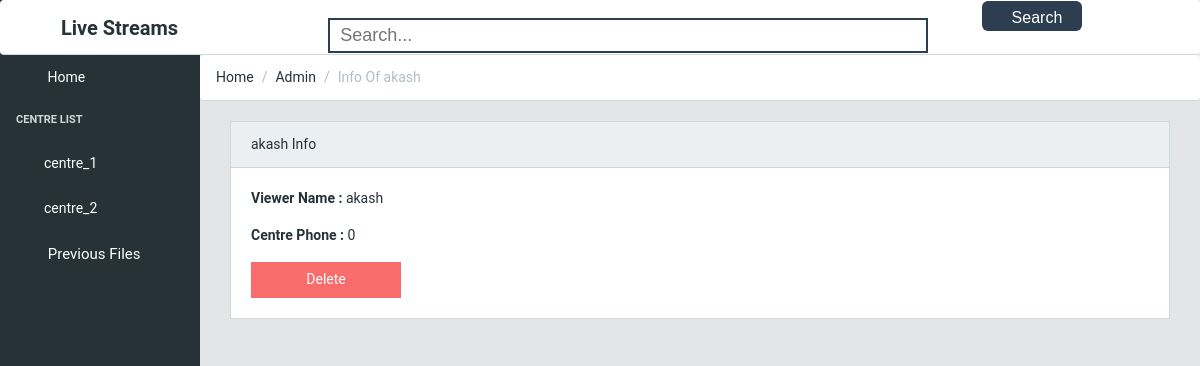
/viewerInfo1.php?choice=akash, run on the app's committed database.
### tables this page shows
CREATE TABLE `centres` (
  `username` varchar(255) NOT NULL,
  `password` varchar(255) NOT NULL,
  `name` varchar(255) NOT NULL,
  `phone` bigint(20) NOT NULL,
  `rooms` int(11) NOT NULL,
  `address` text NOT NULL
);

CREATE TABLE `viewers` (
  `username` varchar(255) NOT NULL,
  `password` varchar(255) NOT NULL,
  `phone` bigint(20) NOT NULL
);

### viewerInfo1.php (the view, shortened to what this page needs)
<?php
	include('connection.php');
	$choice = $_GET['choice'];
	$viewn = $_GET['viewer'];
	echo '<!DOCTYPE html>
	<html lang="en"><head><meta http-equiv="Content-Type" content="text/html; charset=UTF-8">
        <link href="./helper/font-awesome.min.css" rel="stylesheet">
        <link href="./helper/simple-line-icons.css" rel="stylesheet">
		<link rel="stylesheet" href="helper/bootstrap.min.css">
        <link href="./helper/style.css" rel="stylesheet">
		<link href="styles.css" rel="stylesheet">
    </head>
    <body class="navbar-fixed sidebar-nav fixed-nav  pace-done"><div class="pace  pace-inactive"><div class="pace-progress" data-progress-text="100%" data-progress="99" style="transform: translate3d(100%, 0px, 0px);">
</div>
<div class="pace-activity"></div></div>
        <header class="navbar">
            <div class="container-fluid">
				<h style="font-size:20px;float:left;margin-left:5%"><b>Live Streams</b></h>';
				?>
				<form  autocomplete="off" style="float:left" id="contact-form" method="post" >
				<input type="text" name="title" id="title" onclick="search()" onkeydown="search()" onkeypress="search()" onkeyup="search()" autocomplete="off" class="search_url" placeholder="Search..."  data-toggle="dropdown" aria-haspopup="true" aria-expanded="false" style="border: 2px solid #2c3e50;" />
				<button style="background: #2c3e50;" name='searc' class="search">
				Search
				<span class="glyphicon glyphicon-search"></span>
				</button>
				<?php
                echo '
				<script>
					function search(){
						var title=$("#title").val();
						if(title=="")
						$("#result").html("");
						if(title!=""&&title.length>=1){
							$.ajax({
								type:"post",
								url:"search1.php",
								data:"title= "+title.trim(" ")+" '.$viewn.'",
								success:function(datav){
									$("#result").html(datav);
								 }
								});
							}
					}
				</script>
				</form>
				<ul class="nav navbar-nav pull-right hidden-md-down" style="margin-right:20px">
                    <li class="nav-item dropdown">
                        <a href="viewerLog.php">
                            <span class="hidden-md-down">'.$viewn.'</span>
                        </a>
                    </li>
                </ul>
            </div>
        </header>
		<div class="sidebar">
            <nav class="sidebar-nav open" style="height: 558px;">
                <ul class="nav">
					<li class="nav-item">
                        <a class="nav-link" href="viewHome.php?viewer='.$viewn.'"><i class="icon-speedometer"></i> Home </a>
                    </li>
                    <li class="nav-title">
                        Centre List
                    </li>';
					$result = mysqli_query($conn,"SELECT * FROM centres");
					while($run = mysqli_fetch_assoc($result)){
						$row = mysqli_query($conn,"SELECT min(id) as streamnum FROM streams where name = 'Room_1' AND centre = '".$run['username']."'");
						$num = mysqli_fetch_assoc($row);
                    echo '<li class="nav-item nav-dropdown">
                        <a class="nav-link" href="mainStream.php?stream='.$num['streamnum'].'&viewer='.$viewn.'"><i class="icon-puzzle"></i>'.$run['username'].'</a>
                    </li>
					';}
					echo '
					<li class="nav-item">
                        <a class="nav-link" href="previous.php?viewer='.$viewn.'" style="font-size:15px"><i class="icon-speedometer"></i> Previous Files </a>
                    </li>
                </ul>
            </nav>
        </div>
        <main class="main">
            <ol class="breadcrumb">
                <li class="breadcrumb-item">Home</li>
                <li class="breadcrumb-item">Admin</a></li>
                <li class="breadcrumb-item active">Info Of '.$choice.'</li>
            </ol>
            <div class="container-fluid">
                <div class="animated fadeIn">
                    <div class="row">
                        <div class="col-lg-12">
							<div class="card">
                                <div class="card-header">
                                    '.$choice.' Info
                                </div>
                                <div class="card-block">';
										$result = mysqli_query($conn,"SELECT * FROM viewers where username = '".$choice."'");
										while($run = mysqli_fetch_assoc($result)){
											echo '
												<p><b>Viewer Name : </b>'.$run['username'].'</p>
												<p><b>Centre Phone : </b>'.$run['phone'].'</p>
												<form method="post">
												<button class="btn_delete" name="delete" type="submit" id="'.$run['username'].'">Delete</button>
												</form>
											';
										}
										echo '
								</div>
                            </div>
                        </div>
                    </div>
                </div>
            </div>
        </main>
        <script src="./Table_files/jquery.min.js.download"></script>
        <script src="./Table_files/tether.min.js.download"></script>
        <script src="./Table_files/bootstrap.min.js.download"></script>
        <script src="./Table_files/pace.min.js.download"></script>
        <script src="./Table_files/Chart.min.js.download"></script>
        <script src="./Table_files/app.js.download"></script>
</body></html>';
?>

### styles.css (style rules this page uses)
html, body { font-family: 'Roboto', 'Helvetica', sans-serif; }
.search_url { background: none; border: 2px solid #92d07f; outline: none; padding: 5px 10px; margin-right: 50px; margin-left: 150px; font: 18px arial; color: #666; width: 600px; }
.search { padding: 8px 30px; color: #fff; border: none; outline: none; height:30px; width:100px; font: normal 16px arial; border-radius: 6px; cursor: pointer; float: center; text-align:center; }

### viewerInfo1.php (style rules this page uses)
.btn_delete { display: inline-block; line-height: 1.25; text-align: center; vertical-align: middle; cursor: pointer; user-select: none; border: 1px solid transparent; padding: .5rem 1rem; width:150px; transition: all .2s ease-in-out; color: #fff; background-color: #f86c6b; }

### data on the page
centres: username "centre_1"
centres: username "centre_2"
viewers: username "akash", phone "0"

### other printed values
$choice "akash"
